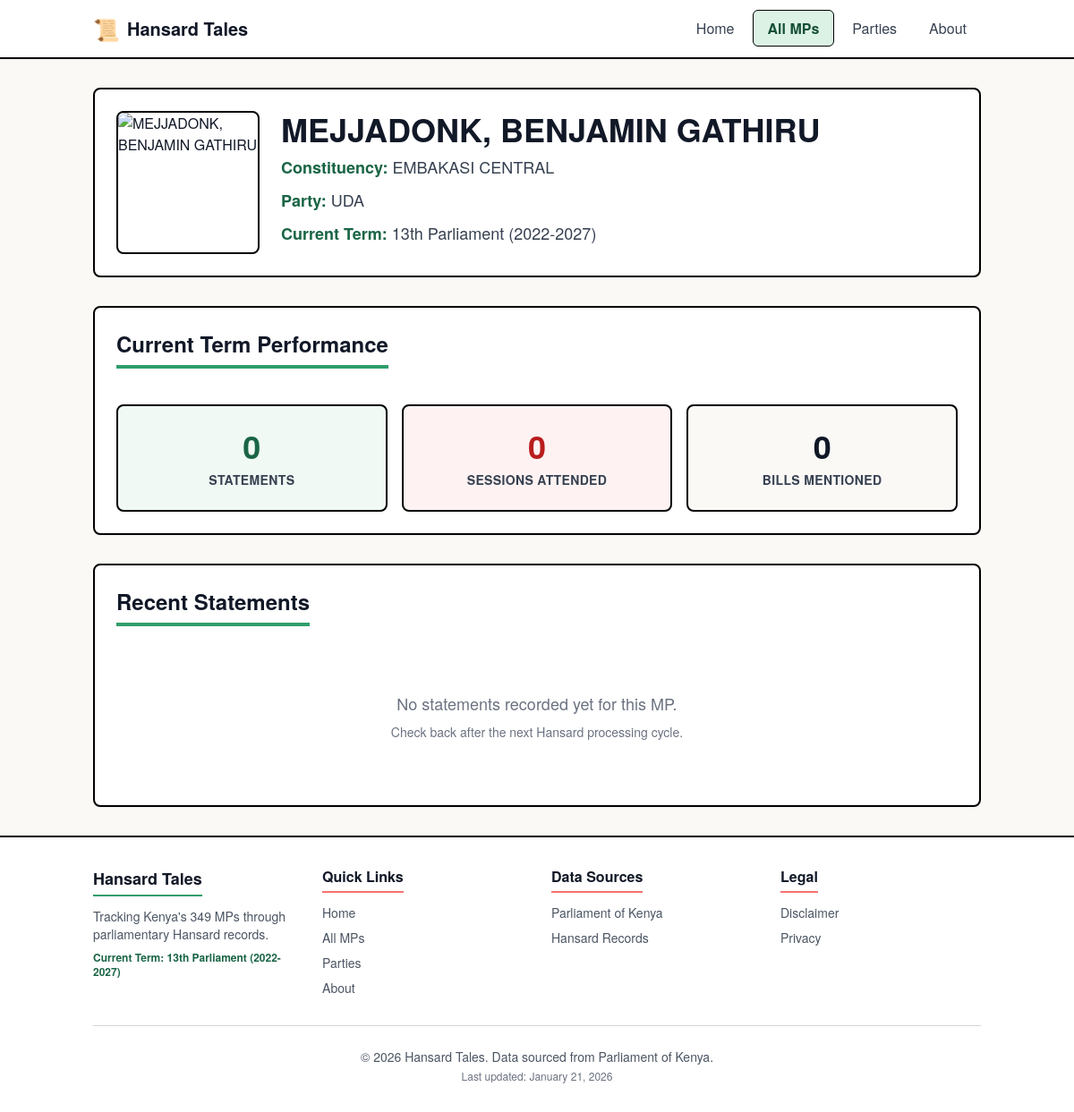
The page /mp/1/ on the database its author committed.
### tables this page shows
CREATE TABLE mps (
            id INTEGER PRIMARY KEY AUTOINCREMENT,
            name TEXT NOT NULL,
            constituency TEXT NOT NULL,
            party TEXT,
            photo_url TEXT,
            first_elected_year INTEGER,
            created_at TIMESTAMP DEFAULT CURRENT_TIMESTAMP,
            updated_at TIMESTAMP DEFAULT CURRENT_TIMESTAMP
        );

CREATE TABLE parliamentary_terms (
            id INTEGER PRIMARY KEY AUTOINCREMENT,
            term_number INTEGER NOT NULL,
            start_date DATE NOT NULL,
            end_date DATE,
            is_current BOOLEAN DEFAULT 0,
            created_at TIMESTAMP DEFAULT CURRENT_TIMESTAMP,
            UNIQUE(term_number)
        );

### app.py (the view)
@app.route('/mp/<int:mp_id>/')
def mp_profile(mp_id):
    conn = get_db_connection()
    mp = conn.execute('''
        SELECT m.*, mt.constituency, mt.party, mt.elected_date
        FROM mps m
        JOIN mp_terms mt ON m.id = mt.mp_id
        WHERE m.id = ? AND mt.is_current = 1
    ''', (mp_id,)).fetchone()
    if not mp:
        return "MP not found", 404
    current_term = conn.execute('''
        SELECT * FROM parliamentary_terms WHERE is_current = 1
    ''').fetchone()
    performance = conn.execute('''
        SELECT
            COUNT(DISTINCT s.id) as statement_count,
            COUNT(DISTINCT s.session_id) as sessions_attended,
            COUNT(DISTINCT CASE WHEN s.bill_reference IS NOT NULL THEN s.bill_reference END) as bills_mentioned,
            MAX(hs.date) as last_active_date
        FROM statements s
        JOIN hansard_sessions hs ON s.session_id = hs.id
        WHERE s.mp_id = ? AND hs.term_id = ?
    ''', (mp_id, current_term['id'])).fetchone()
    historical_terms = conn.execute('''
        SELECT
            pt.term_number,
            mt.constituency,
            mt.party,
            mt.elected_date,
            mt.left_date,
            mt.is_current,
            COUNT(DISTINCT s.id) as statement_count,
            COUNT(DISTINCT s.session_id) as sessions_attended
        FROM mp_terms mt
        JOIN parliamentary_terms pt ON mt.term_id = pt.id
        LEFT JOIN hansard_sessions hs ON hs.term_id = pt.id
        LEFT JOIN statements s ON s.mp_id = mt.mp_id AND s.session_id = hs.id
        WHERE mt.mp_id = ?
        GROUP BY pt.term_number
        ORDER BY pt.term_number DESC
    ''', (mp_id,)).fetchall()
    statements = conn.execute('''
        SELECT
            s.text,
            s.page_number,
            s.bill_reference,
            hs.date,
            hs.pdf_url as hansard_url,
            pt.term_number
        FROM statements s
        JOIN hansard_sessions hs ON s.session_id = hs.id
        JOIN parliamentary_terms pt ON hs.term_id = pt.id
        WHERE s.mp_id = ?
        ORDER BY hs.date DESC
        LIMIT 20
    ''', (mp_id,)).fetchall()
    conn.close()
    return render_template('pages/mp_profile.html',
                         mp=mp,
                         current_term=current_term,
                         performance=performance,
                         historical_terms=historical_terms,
                         statements=statements,
                         active_page='mps')

### app.py (called while the page is built)
def get_db_connection():
    test_db_path = os.environ.get('TEST_DB_PATH')
    if test_db_path:
        conn = sqlite3.connect(test_db_path)
    else:
        db_path = os.path.join(os.path.dirname(os.path.abspath(__file__)), 'data', 'hansard.db')
        conn = sqlite3.connect(db_path)
    conn.row_factory = sqlite3.Row
    return conn

@app.context_processor
def inject_globals():
    return {
        'current_year': datetime.now().year,
        'last_updated': datetime.now().strftime('%B %d, %Y')
    }

### templates/pages/mp_profile.html (shortened to what this page needs)
{% extends "layouts/base.html" %}
{% block content %}
<div class="max-w-6xl mx-auto">
    <div class="bg-white border-2 border-black rounded-lg shadow-sm p-6 mb-8">
        <div class="flex flex-col md:flex-row gap-6">
            <div class="flex-shrink-0">
                {% if mp.photo_url %}
                <img src="{{ mp.photo_url }}" alt="{{ mp.name }}"
                    class="w-32 h-32 md:w-40 md:h-40 rounded-lg border-2 border-black object-cover">
                {% endif %}
            </div>
            <div class="flex-grow">
                <h1 class="text-3xl md:text-4xl font-bold text-gray-900 mb-2">{{ mp.name }}</h1>
                <div class="space-y-2 text-gray-700">
                    <p class="text-lg">
                        <span class="font-semibold text-kenya-green-700">Constituency:</span>
                        {{ mp.constituency }}
                    </p>
                    <p class="text-lg">
                        <span class="font-semibold text-kenya-green-700">Party:</span>
                        {{ mp.party or 'Independent' }}
                    </p>
                    <p class="text-lg">
                        <span class="font-semibold text-kenya-green-700">Current Term:</span>
                        {{ current_term.term_number }}th Parliament ({{ current_term.start_date[:4] }}-{{
                        current_term.end_date[:4] }})
                    </p>
                </div>
            </div>
        </div>
    </div>
    <div class="bg-white border-2 border-black rounded-lg shadow-sm p-6 mb-8">
        <h2 class="text-2xl font-bold text-gray-900 mb-4 pb-2 border-b-4 border-kenya-green-500 inline-block">
            Current Term Performance
        </h2>
        <div class="grid grid-cols-1 md:grid-cols-3 gap-4 mt-6">
            <div class="bg-kenya-green-50 border-2 border-black rounded-lg p-6 text-center">
                <div class="text-4xl font-bold text-kenya-green-700 mb-2">
                    {{ performance.statement_count or 0 }}
                </div>
                <div class="text-sm font-semibold text-gray-700 uppercase tracking-wide">
                    Statements
                </div>
            </div>
            <div class="bg-kenya-red-50 border-2 border-black rounded-lg p-6 text-center">
                <div class="text-4xl font-bold text-kenya-red-700 mb-2">
                    {{ performance.sessions_attended or 0 }}
                </div>
                <div class="text-sm font-semibold text-gray-700 uppercase tracking-wide">
                    Sessions Attended
                </div>
            </div>
            <div class="bg-warm-white border-2 border-black rounded-lg p-6 text-center">
                <div class="text-4xl font-bold text-gray-900 mb-2">
                    {{ performance.bills_mentioned or 0 }}
                </div>
                <div class="text-sm font-semibold text-gray-700 uppercase tracking-wide">
                    Bills Mentioned
                </div>
            </div>
        </div>
    </div>
    <div class="bg-white border-2 border-black rounded-lg shadow-sm p-6">
        <div class="flex flex-col md:flex-row md:items-center md:justify-between mb-6">
            <h2
                class="text-2xl font-bold text-gray-900 pb-2 border-b-4 border-kenya-green-500 inline-block mb-4 md:mb-0">
                Recent Statements
            </h2>
        </div>
        <div id="statements-list" class="space-y-4">
            {% if statements and statements|length > 0 %}
            {% for statement in statements %}
            <div class="statement-item border-l-4 border-kenya-green-500 pl-4 py-3 bg-gray-50 rounded-r-lg"
                data-term="{{ statement.term_number }}">
                <div class="flex flex-col md:flex-row md:items-start md:justify-between mb-2">
                    <p class="text-sm font-semibold text-gray-700">
                        {{ statement.date }}
                        {% if statement.term_number != current_term.term_number %}
                        <span class="text-xs text-gray-500">({{ statement.term_number }}th Parliament)</span>
                        {% endif %}
                    </p>
                    {% if statement.hansard_url %}
                    <a href="{{ statement.hansard_url }}" target="_blank" rel="noopener"
                        class="text-sm text-kenya-green-700 hover:text-kenya-green-900 font-semibold flex items-center gap-1">
                        View in Hansard (Page {{ statement.page_number }})
                        <svg class="w-4 h-4" fill="none" stroke="currentColor" viewBox="0 0 24 24">
                            <path stroke-linecap="round" stroke-linejoin="round" stroke-width="2"
                                d="M10 6H6a2 2 0 00-2 2v10a2 2 0 002 2h10a2 2 0 002-2v-4M14 4h6m0 0v6m0-6L10 14"></path>
                        </svg>
                    </a>
                    {% endif %}
                </div>
                <p class="text-gray-800 leading-relaxed">{{ statement.text[:500] }}{% if statement.text|length > 500
                    %}...{% endif %}</p>
                {% if statement.bill_reference %}
                <p class="text-sm text-kenya-red-700 font-semibold mt-2">
                    📋 {{ statement.bill_reference }}
                </p>
                {% endif %}
            </div>
            {% endfor %}
            {% else %}
            <div class="text-center py-12 text-gray-500">
                <p class="text-lg">No statements recorded yet for this MP.</p>
                <p class="text-sm mt-2">Check back after the next Hansard processing cycle.</p>
            </div>
            {% endif %}
        </div>
    </div>
</div>
{% endblock %}

### static/css/main.css (style rules this page uses)
body { font-family: "Helvetica Neue", -apple-system, BlinkMacSystemFont, "Segoe UI", Roboto, Arial, "Noto Sans", sans-serif, "Apple Color Emoji", "Segoe UI Emoji", "Segoe UI Symbol", "Noto Color Emoji"; }
html { scroll-behavior: smooth; }

### rows shown on the page
mps: name "MEJJADONK, BENJAMIN GATHIRU", constituency "EMBAKASI CENTRAL", party "UDA"
parliamentary_terms: term_number "13", start_date "2022", end_date "2027"

### other values the page prints
{{ performance.statement_count or 0 }} "0"
{{ performance.sessions_attended or 0 }} "0"
{{ performance.bills_mentioned or 0 }} "0"
